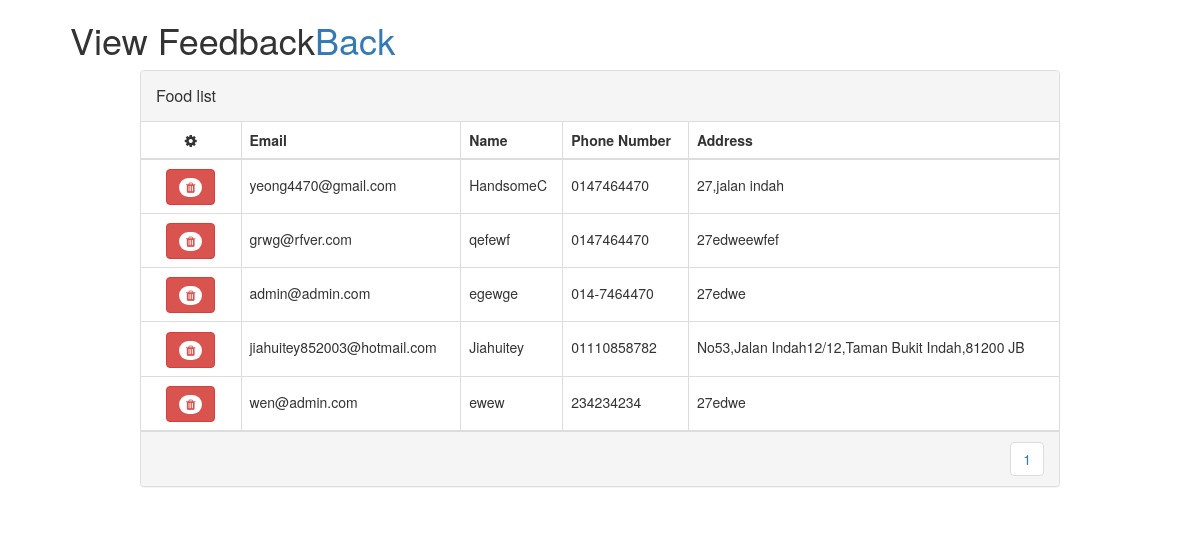
The app's page /Superadmin/viewCustomerAcc.php, older data.
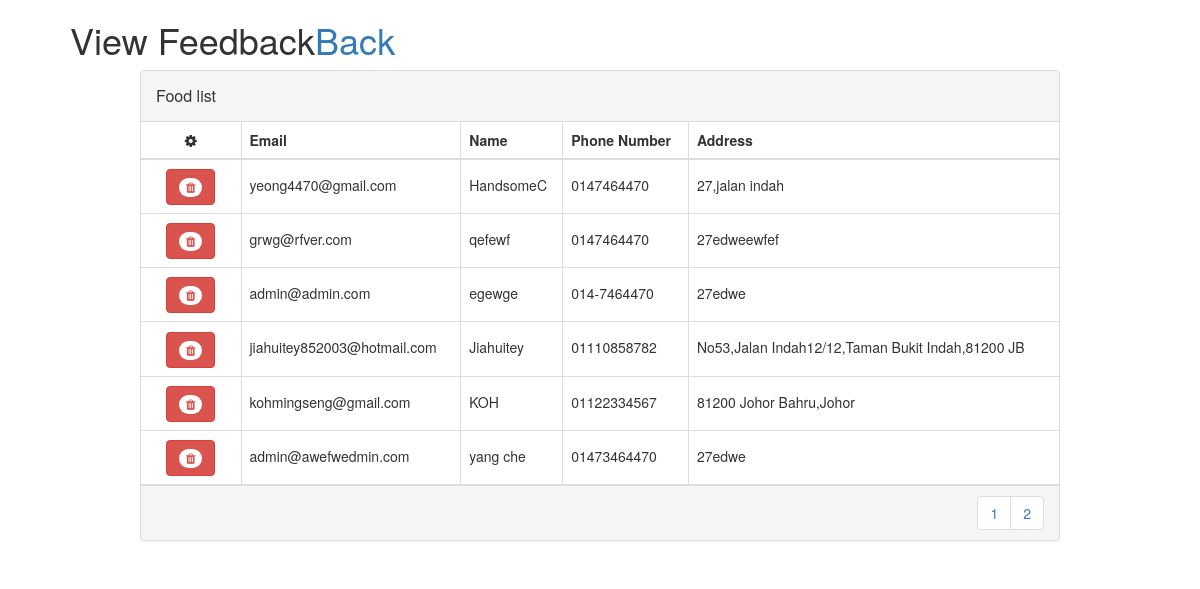
The same page, newer data.
### tables this page shows
CREATE TABLE `customer` (
  `cus_id` int(11) NOT NULL,
  `Name` varchar(255) NOT NULL,
  `Email` varchar(255) NOT NULL,
  `PhoneNo` varchar(255) NOT NULL,
  `Address` varchar(255) NOT NULL,
  `Password` varchar(255) NOT NULL
);

### Superadmin/viewCustomerAcc.php (the view, shortened to what this page needs)
<!DOCTYPE html>
<html>
<head>
    <link href="//maxcdn.bootstrapcdn.com/bootstrap/4.1.1/css/bootstrap.min.css" rel="stylesheet" id="bootstrap-css">
    <link href="//maxcdn.bootstrapcdn.com/bootstrap/3.3.0/css/bootstrap.min.css" rel="stylesheet" id="bootstrap-css">
    <link href="https://cdnjs.cloudflare.com/ajax/libs/font-awesome/4.4.0/css/font-awesome.min.css" rel='stylesheet' type='text/css'>
    <link href="../css/table.css" rel='stylesheet' type='text/css'>
</head>
<?php
require('../database/mysql.php');
$results_per_page = 6;
$sql='SELECT * FROM customer';
$result = mysqli_query($conn, $sql);
$number_of_results = mysqli_num_rows($result);
$number_of_pages = ceil($number_of_results/$results_per_page);
if (!isset($_GET['page'])) {
  $page = 1;
} else {
  $page = $_GET['page'];
}
$this_page_first_result = ($page-1)*$results_per_page;
$sql='SELECT * FROM customer LIMIT ' . $this_page_first_result . ',' .  $results_per_page;
$result = mysqli_query($conn, $sql);
?>
<div class="container">
    <div class="row">
    <h1> &nbsp;&nbsp;&nbsp;&nbsp;View Feedback</h1>
    <h1 style=" text-align: right;"><a href="view.php"  >Back</a></h1>
        <div class="col-md-10 col-md-offset-1">
            <div class="panel panel-default panel-table">
              <div class="panel-heading">
                <div class="row">
                  <div class="col col-xs-6">
                    <h3 class="panel-title">Food list</h3>
                  </div>
                  <div class="col col-xs-6 text-right">
                  </div>
                </div>
              </div>
              <div class="panel-body">
                <table class="table  table-bordered table-list">
                  <thead>
                    <tr>
                        <th><em class="fa fa-cog"></em></th>
                        <th>Email</th>
                        <th>Name</th>
                        <th>Phone Number</th>
                        <th>Address</th>
                    </tr>
                  </thead>
                  <tbody>
                          <tr>
                          <?php
                          while($row = mysqli_fetch_array($result)) {
                          ?>
                            <td align="center">
                              <a class="btn btn-danger" href="editAcc.php?Email=<?php echo $row['Email']; ?>" onclick="return confirm('Sure Want Delete?')"><span class="new badge" ><em class="fa fa-trash"></em></span></a>
                            </td>
                            <td><?php echo $row['Email'];?></td>
                            <td><?php echo $row['Name'];?></td>
                            <td><?php echo $row['PhoneNo'];?></td>
                            <td><?php echo $row['Address'];?></td>
                          </tr>
                          <?php
                            }
                          ?>
                        </tbody>
                </table>
              </div>
              <div class="panel-footer">
                <div class="row">
                  <div class="col col-xs-4">
                  </div>
                  <div class="col col-xs-8">
                    <ul class="pagination hidden-xs pull-right">
                      <?php
                      for ($page=1;$page<=$number_of_pages;$page++) {
                        echo ' <li><a href="viewCustomerAcc.php?page=' . $page . '">' . $page . '</a> </li> ';}
                        ?>
                    </ul>
                  </div>
                </div>
              </div>
</div></div></div>
</html>

Row changes from the older to the newer data that the page shows:
removed customer: Email "wen@admin.com", Name "ewew", PhoneNo "234234234", Address "27edwe"
added customer: Email "kohmingseng@gmail.com", Name "KOH", PhoneNo "01122334567", Address "81200 Johor Bahru,Johor"
added customer: Email "admin@awefwedmin.com", Name "yang che", PhoneNo "01473464470", Address "27edwe"
Text that changed along with them:
new list line: "2"
